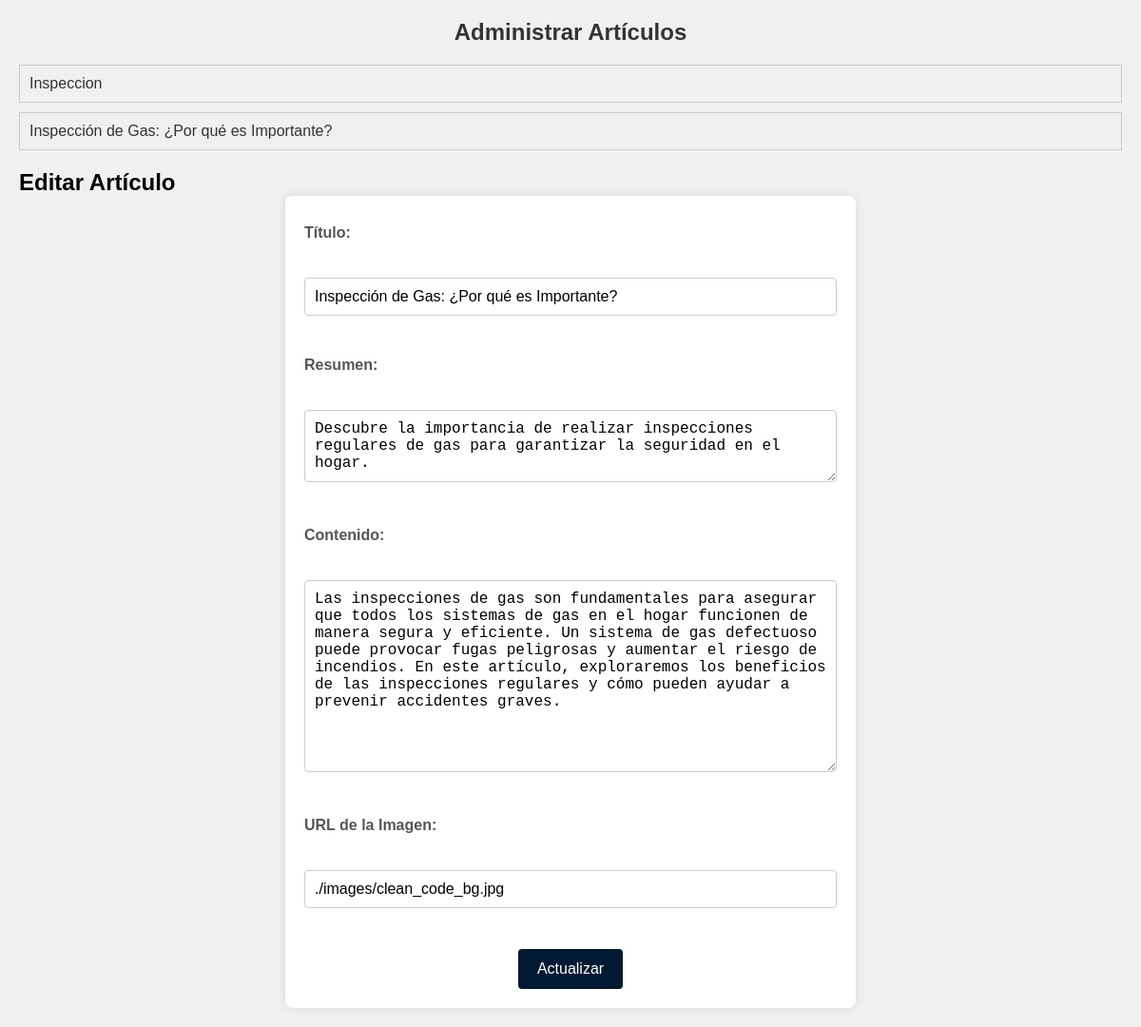
The app's page /admin_edit.php?id=1, older data.
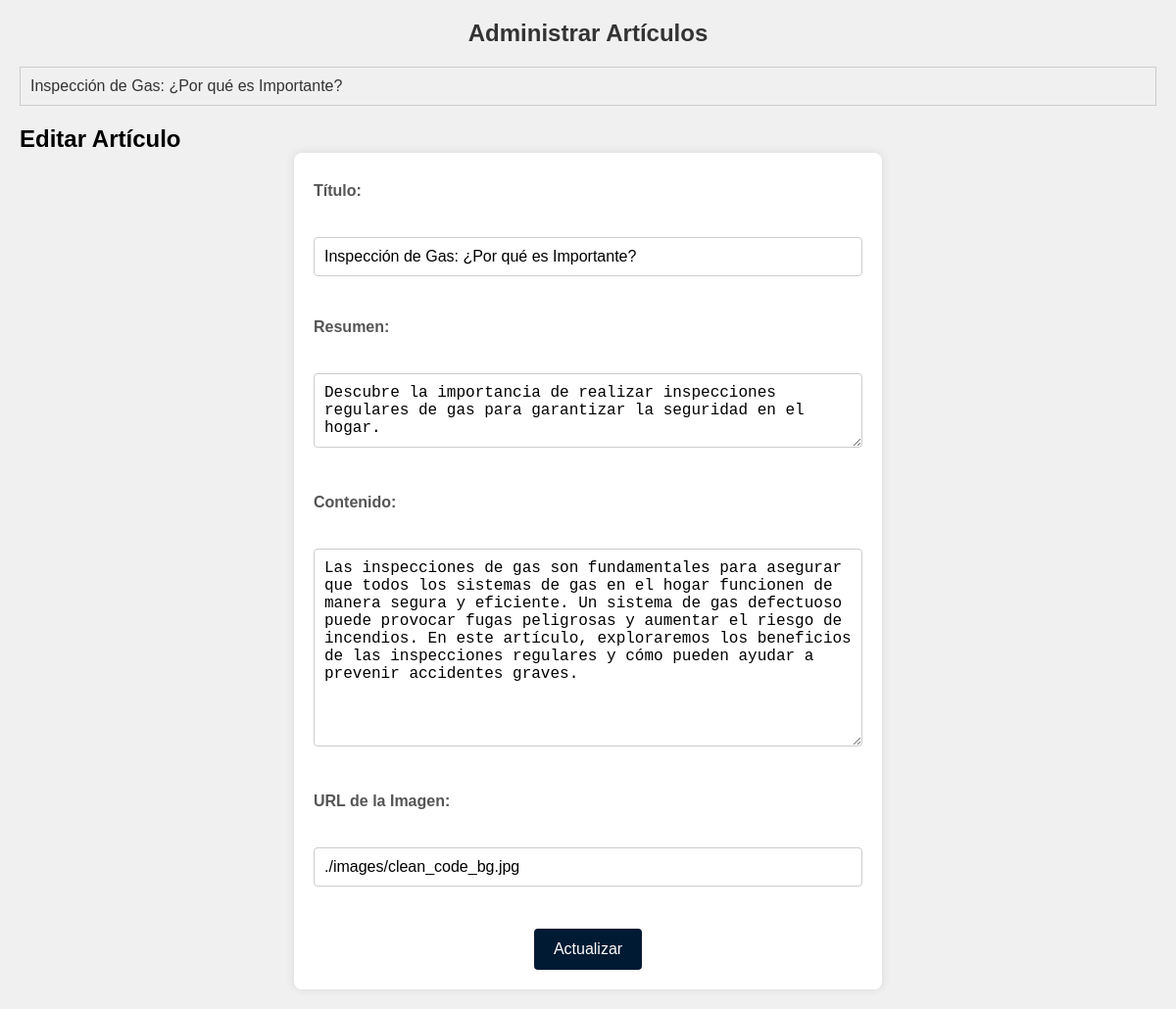
The same page, newer data.
### tables this page shows
CREATE TABLE `admin_blog` (
  `id` int(11) NOT NULL,
  `titulo` varchar(255) NOT NULL,
  `resumen` text NOT NULL,
  `contenido` text NOT NULL,
  `url_imagen` varchar(255) DEFAULT NULL,
  `fecha_creacion` timestamp NOT NULL DEFAULT current_timestamp(),
  `fecha_actualizacion` timestamp NOT NULL DEFAULT current_timestamp() ON UPDATE current_timestamp()
);

### controlador/conexion.php (called while the page is built, shortened)
<?php
class PDODB
{
    private $servidor;
    private $usuario;
    private $contrasena;
    private $basededatos;
    private $conexion;
    function __construct()
    {
        $this->servidor = "localhost";
        $this->usuario = "root";
        $this->contrasena = "";
        $this->basededatos = "eyc_proyecto_pagina";
    }
    function conectar()
    {
        $opciones = array(
            PDO::MYSQL_ATTR_INIT_COMMAND => "SET NAMES utf8",
            PDO::MYSQL_ATTR_FOUND_ROWS => TRUE
        );
        $this->conexion = new PDO(
            'mysql:host=' . $this->servidor . ';dbname=' . $this->basededatos,
            $this->usuario,
            $this->contrasena,
            $opciones
        );
    }
    function prepare($sql)
    {
        return $this->conexion->prepare($sql);
    }
    function consulta($query, $params = array())
    {
        try {
            $statement = $this->conexion->prepare($query);
            $statement->execute($params);
            return $statement->fetchAll(PDO::FETCH_ASSOC);
        } catch (PDOException $e) {
            echo "Error en la consulta: " . $e->getMessage();
            return false;
        }
    }
}
?>

### admin_edit.php (the view, shortened to what this page needs)
<?php
require_once './controlador/conexion.php';
$db = new PDODB();
$db->conectar();
$sql = "SELECT id, titulo FROM admin_blog ORDER BY fecha_actualizacion DESC";
$articulos = $db->consulta($sql);
function mostrarArticulos($articulos) {
    foreach ($articulos as $articulo) {
        echo '<li><a href="admin_edit.php?id=' . $articulo['id'] . '">' . htmlspecialchars($articulo['titulo']) . '</a></li>';
    }
}
?>
<!DOCTYPE html>
<html lang="es">
<head>
    <link rel="stylesheet" href="./css/admin_edit.css">
</head>
<body>
    <h1>Administrar Artículos</h1>
    <ul>
        <?php mostrarArticulos($articulos); ?>
    </ul>
    <?php if (isset($_GET['id'])): ?>
        <?php
        $id = $_GET['id'];
        $sql = "SELECT * FROM admin_blog WHERE id = :id";
        $stmt = $db->prepare($sql);
        $stmt->bindParam(':id', $id);
        $stmt->execute();
        $article = $stmt->fetch(PDO::FETCH_ASSOC);
        ?>
        <h2>Editar Artículo</h2>
        <form action="admin_edit.php" method="post">
            <label for="titulo">Título:</label><br>
            <input type="text" id="titulo" name="titulo" value="<?php echo $article['titulo']; ?>" required><br><br>
            <label for="resumen">Resumen:</label><br>
            <textarea id="resumen" name="resumen" rows="3" required><?php echo $article['resumen']; ?></textarea><br><br>
            <label for="contenido">Contenido:</label><br>
            <textarea id="contenido" name="contenido" rows="10" required><?php echo $article['contenido']; ?></textarea><br><br>
            <label for="url_imagen">URL de la Imagen:</label><br>
            <input type="text" id="url_imagen" name="url_imagen" value="<?php echo $article['url_imagen']; ?>" required><br><br>
            <button type="submit" class="btn-actualizar">Actualizar</button>
        </form>
    <?php endif; ?>
</body>
</html>

Row changes from the older to the newer data that the page shows:
removed admin_blog: titulo "Inspeccion"
